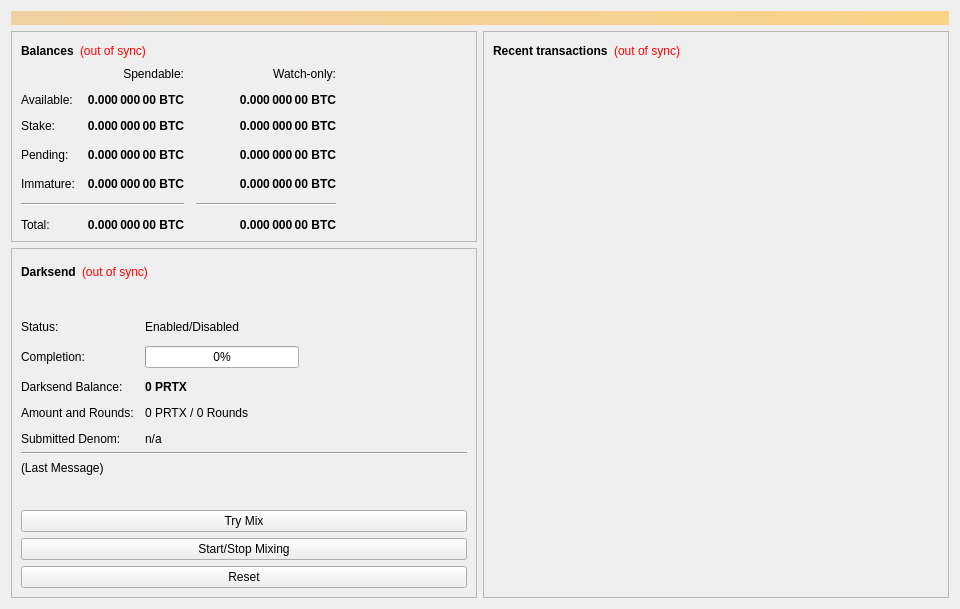
<?xml version="1.0" encoding="UTF-8"?>
<ui version="4.0">
 <class>OverviewPage</class>
 <widget class="QWidget" name="OverviewPage">
  <property name="geometry">
   <rect>
    <x>0</x>
    <y>0</y>
    <width>960</width>
    <height>594</height>
   </rect>
  </property>
  <property name="minimumSize">
   <size>
    <width>960</width>
    <height>0</height>
   </size>
  </property>
  <property name="windowTitle">
   <string>Form</string>
  </property>
  <layout class="QVBoxLayout" name="topLayout">
   <item>
    <widget class="QLabel" name="labelAlerts">
     <property name="visible">
      <bool>false</bool>
     </property>
     <property name="styleSheet">
      <string notr="true">background-color: qlineargradient(x1: 0, y1: 0, x2: 1, y2: 0, stop:0 #F0D0A0, stop:1 #F8D488); color:#000000;</string>
     </property>
     <property name="wordWrap">
      <bool>true</bool>
     </property>
     <property name="margin">
      <number>3</number>
     </property>
    </widget>
   </item>
   <item>
    <layout class="QHBoxLayout" name="horizontalLayout" stretch="1,1">
     <item>
      <layout class="QVBoxLayout" name="verticalLayout_2">
       <item>
        <widget class="QFrame" name="frame">
         <property name="frameShape">
          <enum>QFrame::StyledPanel</enum>
         </property>
         <property name="frameShadow">
          <enum>QFrame::Raised</enum>
         </property>
         <layout class="QVBoxLayout" name="verticalLayout_4">
          <item>
           <layout class="QHBoxLayout" name="horizontalLayout_4">
            <item>
             <widget class="QLabel" name="label_5">
              <property name="font">
               <font>
                <weight>75</weight>
                <bold>true</bold>
               </font>
              </property>
              <property name="text">
               <string>Balances</string>
              </property>
             </widget>
            </item>
            <item>
             <widget class="QLabel" name="labelWalletStatus">
              <property name="cursor">
               <cursorShape>WhatsThisCursor</cursorShape>
              </property>
              <property name="toolTip">
               <string>The displayed information may be out of date. Your wallet automatically synchronizes with the Printex network after a connection is established, but this process has not completed yet.</string>
              </property>
              <property name="styleSheet">
               <string notr="true">QLabel { color: red; }</string>
              </property>
              <property name="text">
               <string notr="true">(out of sync)</string>
              </property>
              <property name="alignment">
               <set>Qt::AlignLeading|Qt::AlignLeft|Qt::AlignVCenter</set>
              </property>
             </widget>
            </item>
            <item>
             <spacer name="horizontalSpacer_3">
              <property name="orientation">
               <enum>Qt::Horizontal</enum>
              </property>
              <property name="sizeHint" stdset="0">
               <size>
                <width>40</width>
                <height>20</height>
               </size>
              </property>
             </spacer>
            </item>
           </layout>
          </item>
          <item>
           <layout class="QGridLayout" name="gridLayout">
            <property name="spacing">
             <number>12</number>
            </property>
            <item row="3" column="2">
             <widget class="QLabel" name="labelWatchPending">
              <property name="font">
               <font>
                <weight>75</weight>
                <bold>true</bold>
               </font>
              </property>
              <property name="cursor">
               <cursorShape>IBeamCursor</cursorShape>
              </property>
              <property name="toolTip">
               <string>Unconfirmed transactions to watch-only addresses</string>
              </property>
              <property name="text">
               <string notr="true">0.000 000 00 BTC</string>
              </property>
              <property name="alignment">
               <set>Qt::AlignRight|Qt::AlignTrailing|Qt::AlignVCenter</set>
              </property>
              <property name="textInteractionFlags">
               <set>Qt::LinksAccessibleByMouse|Qt::TextSelectableByKeyboard|Qt::TextSelectableByMouse</set>
              </property>
             </widget>
            </item>
            <item row="3" column="1">
             <widget class="QLabel" name="labelUnconfirmed">
              <property name="font">
               <font>
                <weight>75</weight>
                <bold>true</bold>
               </font>
              </property>
              <property name="cursor">
               <cursorShape>IBeamCursor</cursorShape>
              </property>
              <property name="toolTip">
               <string>Total of transactions that have yet to be confirmed, and do not yet count toward the spendable balance</string>
              </property>
              <property name="text">
               <string notr="true">0.000 000 00 BTC</string>
              </property>
              <property name="alignment">
               <set>Qt::AlignRight|Qt::AlignTrailing|Qt::AlignVCenter</set>
              </property>
              <property name="textInteractionFlags">
               <set>Qt::LinksAccessibleByMouse|Qt::TextSelectableByKeyboard|Qt::TextSelectableByMouse</set>
              </property>
             </widget>
            </item>
            <item row="4" column="2">
             <widget class="QLabel" name="labelWatchImmature">
              <property name="font">
               <font>
                <weight>75</weight>
                <bold>true</bold>
               </font>
              </property>
              <property name="cursor">
               <cursorShape>IBeamCursor</cursorShape>
              </property>
              <property name="toolTip">
               <string>Mined balance in watch-only addresses that has not yet matured</string>
              </property>
              <property name="text">
               <string notr="true">0.000 000 00 BTC</string>
              </property>
              <property name="alignment">
               <set>Qt::AlignRight|Qt::AlignTrailing|Qt::AlignVCenter</set>
              </property>
              <property name="textInteractionFlags">
               <set>Qt::LinksAccessibleByMouse|Qt::TextSelectableByKeyboard|Qt::TextSelectableByMouse</set>
              </property>
             </widget>
            </item>
            <item row="5" column="0" colspan="2">
             <widget class="Line" name="lineSpendableBalance">
              <property name="orientation">
               <enum>Qt::Horizontal</enum>
              </property>
             </widget>
            </item>
            <item row="5" column="2">
             <widget class="Line" name="lineWatchBalance">
              <property name="sizePolicy">
               <sizepolicy hsizetype="Preferred" vsizetype="Fixed">
                <horstretch>0</horstretch>
                <verstretch>0</verstretch>
               </sizepolicy>
              </property>
              <property name="minimumSize">
               <size>
                <width>140</width>
                <height>0</height>
               </size>
              </property>
              <property name="orientation">
               <enum>Qt::Horizontal</enum>
              </property>
             </widget>
            </item>
            <item row="6" column="0">
             <widget class="QLabel" name="labelTotalText">
              <property name="text">
               <string>Total:</string>
              </property>
             </widget>
            </item>
            <item row="4" column="1">
             <widget class="QLabel" name="labelImmature">
              <property name="font">
               <font>
                <weight>75</weight>
                <bold>true</bold>
               </font>
              </property>
              <property name="cursor">
               <cursorShape>IBeamCursor</cursorShape>
              </property>
              <property name="toolTip">
               <string>Mined balance that has not yet matured</string>
              </property>
              <property name="text">
               <string notr="true">0.000 000 00 BTC</string>
              </property>
              <property name="alignment">
               <set>Qt::AlignRight|Qt::AlignTrailing|Qt::AlignVCenter</set>
              </property>
              <property name="textInteractionFlags">
               <set>Qt::LinksAccessibleByMouse|Qt::TextSelectableByKeyboard|Qt::TextSelectableByMouse</set>
              </property>
             </widget>
            </item>
            <item row="3" column="3">
             <spacer name="horizontalSpacer_2">
              <property name="orientation">
               <enum>Qt::Horizontal</enum>
              </property>
              <property name="sizeHint" stdset="0">
               <size>
                <width>40</width>
                <height>20</height>
               </size>
              </property>
             </spacer>
            </item>
            <item row="4" column="0">
             <widget class="QLabel" name="labelImmatureText">
              <property name="text">
               <string>Immature:</string>
              </property>
             </widget>
            </item>
            <item row="6" column="1">
             <widget class="QLabel" name="labelTotal">
              <property name="font">
               <font>
                <weight>75</weight>
                <bold>true</bold>
               </font>
              </property>
              <property name="cursor">
               <cursorShape>IBeamCursor</cursorShape>
              </property>
              <property name="toolTip">
               <string>Your current total balance</string>
              </property>
              <property name="text">
               <string notr="true">0.000 000 00 BTC</string>
              </property>
              <property name="alignment">
               <set>Qt::AlignRight|Qt::AlignTrailing|Qt::AlignVCenter</set>
              </property>
              <property name="textInteractionFlags">
               <set>Qt::LinksAccessibleByMouse|Qt::TextSelectableByKeyboard|Qt::TextSelectableByMouse</set>
              </property>
             </widget>
            </item>
            <item row="6" column="2">
             <widget class="QLabel" name="labelWatchTotal">
              <property name="font">
               <font>
                <weight>75</weight>
                <bold>true</bold>
               </font>
              </property>
              <property name="cursor">
               <cursorShape>IBeamCursor</cursorShape>
              </property>
              <property name="toolTip">
               <string>Current total balance in watch-only addresses</string>
              </property>
              <property name="text">
               <string notr="true">0.000 000 00 BTC</string>
              </property>
              <property name="alignment">
               <set>Qt::AlignRight|Qt::AlignTrailing|Qt::AlignVCenter</set>
              </property>
              <property name="textInteractionFlags">
               <set>Qt::LinksAccessibleByMouse|Qt::TextSelectableByKeyboard|Qt::TextSelectableByMouse</set>
              </property>
             </widget>
            </item>
            <item row="0" column="2">
             <widget class="QLabel" name="labelWatchonly">
              <property name="text">
               <string>Watch-only:</string>
              </property>
              <property name="alignment">
               <set>Qt::AlignRight|Qt::AlignTrailing|Qt::AlignVCenter</set>
              </property>
             </widget>
            </item>
            <item row="1" column="0">
             <widget class="QLabel" name="labelBalanceText">
              <property name="text">
               <string>Available:</string>
              </property>
             </widget>
            </item>
            <item row="1" column="1">
             <widget class="QLabel" name="labelBalance">
              <property name="font">
               <font>
                <weight>75</weight>
                <bold>true</bold>
               </font>
              </property>
              <property name="cursor">
               <cursorShape>IBeamCursor</cursorShape>
              </property>
              <property name="toolTip">
               <string>Your current spendable balance</string>
              </property>
              <property name="text">
               <string notr="true">0.000 000 00 BTC</string>
              </property>
              <property name="alignment">
               <set>Qt::AlignRight|Qt::AlignTrailing|Qt::AlignVCenter</set>
              </property>
              <property name="textInteractionFlags">
               <set>Qt::LinksAccessibleByMouse|Qt::TextSelectableByKeyboard|Qt::TextSelectableByMouse</set>
              </property>
             </widget>
            </item>
            <item row="2" column="0">
             <widget class="QLabel" name="label_10">
              <property name="text">
               <string>Stake:</string>
              </property>
             </widget>
            </item>
            <item row="2" column="1">
             <widget class="QLabel" name="labelStake">
              <property name="font">
               <font>
                <weight>75</weight>
                <bold>true</bold>
               </font>
              </property>
              <property name="cursor">
               <cursorShape>IBeamCursor</cursorShape>
              </property>
              <property name="toolTip">
               <string>Total of coins that was staked, and do not yet count toward the current balance</string>
              </property>
              <property name="text">
               <string notr="true">0.000 000 00 BTC</string>
              </property>
              <property name="alignment">
               <set>Qt::AlignRight|Qt::AlignTrailing|Qt::AlignVCenter</set>
              </property>
              <property name="textInteractionFlags">
               <set>Qt::LinksAccessibleByMouse|Qt::TextSelectableByKeyboard|Qt::TextSelectableByMouse</set>
              </property>
             </widget>
            </item>
            <item row="2" column="2">
             <widget class="QLabel" name="labelWatchStake">
              <property name="font">
               <font>
                <weight>75</weight>
                <bold>true</bold>
               </font>
              </property>
              <property name="cursor">
               <cursorShape>IBeamCursor</cursorShape>
              </property>
              <property name="toolTip">
               <string>Total of coins that was staked in watch-only addresses, and do not yet count toward the current watch-only balance</string>
              </property>
              <property name="text">
               <string notr="true">0.000 000 00 BTC</string>
              </property>
              <property name="alignment">
               <set>Qt::AlignRight|Qt::AlignTrailing|Qt::AlignVCenter</set>
              </property>
              <property name="textInteractionFlags">
               <set>Qt::LinksAccessibleByMouse|Qt::TextSelectableByKeyboard|Qt::TextSelectableByMouse</set>
              </property>
             </widget>
            </item>
            <item row="1" column="2">
             <widget class="QLabel" name="labelWatchAvailable">
              <property name="font">
               <font>
                <weight>75</weight>
                <bold>true</bold>
               </font>
              </property>
              <property name="cursor">
               <cursorShape>IBeamCursor</cursorShape>
              </property>
              <property name="toolTip">
               <string>Your current balance in watch-only addresses</string>
              </property>
              <property name="text">
               <string notr="true">0.000 000 00 BTC</string>
              </property>
              <property name="alignment">
               <set>Qt::AlignRight|Qt::AlignTrailing|Qt::AlignVCenter</set>
              </property>
              <property name="textInteractionFlags">
               <set>Qt::LinksAccessibleByMouse|Qt::TextSelectableByKeyboard|Qt::TextSelectableByMouse</set>
              </property>
             </widget>
            </item>
            <item row="3" column="0">
             <widget class="QLabel" name="labelPendingText">
              <property name="text">
               <string>Pending:</string>
              </property>
             </widget>
            </item>
            <item row="0" column="1">
             <widget class="QLabel" name="labelSpendable">
              <property name="text">
               <string>Spendable:</string>
              </property>
              <property name="alignment">
               <set>Qt::AlignRight|Qt::AlignTrailing|Qt::AlignVCenter</set>
              </property>
             </widget>
            </item>
           </layout>
          </item>
         </layout>
        </widget>
       </item>
       <item>
        <widget class="QFrame" name="frameDarksend">
         <property name="sizePolicy">
          <sizepolicy hsizetype="Expanding" vsizetype="Expanding">
           <horstretch>0</horstretch>
           <verstretch>0</verstretch>
          </sizepolicy>
         </property>
         <property name="minimumSize">
          <size>
           <width>0</width>
           <height>350</height>
          </size>
         </property>
         <property name="layoutDirection">
          <enum>Qt::LeftToRight</enum>
         </property>
         <property name="frameShape">
          <enum>QFrame::StyledPanel</enum>
         </property>
         <property name="frameShadow">
          <enum>QFrame::Raised</enum>
         </property>
         <layout class="QVBoxLayout" name="verticalLayout_5">
          <item>
           <layout class="QHBoxLayout" name="horizontalLayout_5">
            <item>
             <widget class="QLabel" name="label_2">
              <property name="font">
               <font>
                <weight>75</weight>
                <bold>true</bold>
               </font>
              </property>
              <property name="text">
               <string>Darksend</string>
              </property>
             </widget>
            </item>
            <item>
             <widget class="QLabel" name="labelDarksendSyncStatus">
              <property name="toolTip">
               <string>The displayed information may be out of date. Your wallet automatically synchronizes with the Printex network after a connection is established, but this process has not completed yet.</string>
              </property>
              <property name="styleSheet">
               <string notr="true">QLabel { color: red; }</string>
              </property>
              <property name="text">
               <string notr="true">(out of sync)</string>
              </property>
              <property name="alignment">
               <set>Qt::AlignLeading|Qt::AlignLeft|Qt::AlignVCenter</set>
              </property>
             </widget>
            </item>
            <item>
             <spacer name="horizontalSpacer_4">
              <property name="orientation">
               <enum>Qt::Horizontal</enum>
              </property>
              <property name="sizeHint" stdset="0">
               <size>
                <width>40</width>
                <height>20</height>
               </size>
              </property>
             </spacer>
            </item>
           </layout>
          </item>
          <item>
           <widget class="QPushButton" name="runAutoDenom">
            <property name="palette">
             <palette>
              <active>
               <colorrole role="WindowText">
                <brush brushstyle="SolidPattern">
                 <color alpha="255">
                  <red>0</red>
                  <green>0</green>
                  <blue>0</blue>
                 </color>
                </brush>
               </colorrole>
               <colorrole role="Button">
                <brush brushstyle="SolidPattern">
                 <color alpha="255">
                  <red>239</red>
                  <green>238</green>
                  <blue>238</blue>
                 </color>
                </brush>
               </colorrole>
               <colorrole role="Light">
                <brush brushstyle="SolidPattern">
                 <color alpha="255">
                  <red>255</red>
                  <green>255</green>
                  <blue>255</blue>
                 </color>
                </brush>
               </colorrole>
               <colorrole role="Midlight">
                <brush brushstyle="SolidPattern">
                 <color alpha="255">
                  <red>247</red>
                  <green>246</green>
                  <blue>246</blue>
                 </color>
                </brush>
               </colorrole>
               <colorrole role="Dark">
                <brush brushstyle="SolidPattern">
                 <color alpha="255">
                  <red>119</red>
                  <green>119</green>
                  <blue>119</blue>
                 </color>
                </brush>
               </colorrole>
               <colorrole role="Mid">
                <brush brushstyle="SolidPattern">
                 <color alpha="255">
                  <red>159</red>
                  <green>159</green>
                  <blue>159</blue>
                 </color>
                </brush>
               </colorrole>
               <colorrole role="Text">
                <brush brushstyle="SolidPattern">
                 <color alpha="255">
                  <red>0</red>
                  <green>0</green>
                  <blue>0</blue>
                 </color>
                </brush>
               </colorrole>
               <colorrole role="BrightText">
                <brush brushstyle="SolidPattern">
                 <color alpha="255">
                  <red>255</red>
                  <green>255</green>
                  <blue>255</blue>
                 </color>
                </brush>
               </colorrole>
               <colorrole role="ButtonText">
                <brush brushstyle="SolidPattern">
                 <color alpha="255">
                  <red>0</red>
                  <green>0</green>
                  <blue>0</blue>
                 </color>
                </brush>
               </colorrole>
               <colorrole role="Base">
                <brush brushstyle="SolidPattern">
                 <color alpha="255">
                  <red>255</red>
                  <green>255</green>
                  <blue>255</blue>
                 </color>
                </brush>
               </colorrole>
               <colorrole role="Window">
                <brush brushstyle="SolidPattern">
                 <color alpha="255">
                  <red>239</red>
                  <green>238</green>
                  <blue>238</blue>
                 </color>
                </brush>
               </colorrole>
               <colorrole role="Shadow">
                <brush brushstyle="SolidPattern">
                 <color alpha="255">
                  <red>0</red>
                  <green>0</green>
                  <blue>0</blue>
                 </color>
                </brush>
               </colorrole>
               <colorrole role="AlternateBase">
                <brush brushstyle="SolidPattern">
                 <color alpha="255">
                  <red>247</red>
                  <green>246</green>
                  <blue>246</blue>
                 </color>
                </brush>
               </colorrole>
               <colorrole role="ToolTipBase">
                <brush brushstyle="SolidPattern">
                 <color alpha="255">
                  <red>255</red>
                  <green>255</green>
                  <blue>220</blue>
                 </color>
                </brush>
               </colorrole>
               <colorrole role="ToolTipText">
                <brush brushstyle="SolidPattern">
                 <color alpha="255">
                  <red>0</red>
                  <green>0</green>
                  <blue>0</blue>
                 </color>
                </brush>
               </colorrole>
              </active>
              <inactive>
               <colorrole role="WindowText">
                <brush brushstyle="SolidPattern">
                 <color alpha="255">
                  <red>0</red>
                  <green>0</green>
                  <blue>0</blue>
                 </color>
                </brush>
               </colorrole>
               <colorrole role="Button">
                <brush brushstyle="SolidPattern">
                 <color alpha="255">
                  <red>239</red>
                  <green>238</green>
                  <blue>238</blue>
                 </color>
                </brush>
               </colorrole>
               <colorrole role="Light">
                <brush brushstyle="SolidPattern">
                 <color alpha="255">
                  <red>255</red>
                  <green>255</green>
                  <blue>255</blue>
                 </color>
                </brush>
               </colorrole>
               <colorrole role="Midlight">
                <brush brushstyle="SolidPattern">
                 <color alpha="255">
                  <red>247</red>
                  <green>246</green>
                  <blue>246</blue>
                 </color>
                </brush>
               </colorrole>
               <colorrole role="Dark">
                <brush brushstyle="SolidPattern">
                 <color alpha="255">
                  <red>119</red>
                  <green>119</green>
                  <blue>119</blue>
                 </color>
                </brush>
               </colorrole>
               <colorrole role="Mid">
                <brush brushstyle="SolidPattern">
                 <color alpha="255">
                  <red>159</red>
                  <green>159</green>
                  <blue>159</blue>
                 </color>
                </brush>
               </colorrole>
               <colorrole role="Text">
                <brush brushstyle="SolidPattern">
                 <color alpha="255">
                  <red>0</red>
                  <green>0</green>
                  <blue>0</blue>
                 </color>
                </brush>
               </colorrole>
               <colorrole role="BrightText">
                <brush brushstyle="SolidPattern">
                 <color alpha="255">
                  <red>255</red>
                  <green>255</green>
                  <blue>255</blue>
                 </color>
                </brush>
               </colorrole>
               <colorrole role="ButtonText">
                <brush brushstyle="SolidPattern">
                 <color alpha="255">
                  <red>0</red>
                  <green>0</green>
                  <blue>0</blue>
                 </color>
                </brush>
               </colorrole>
               <colorrole role="Base">
                <brush brushstyle="SolidPattern">
                 <color alpha="255">
                  <red>255</red>
                  <green>255</green>
                  <blue>255</blue>
                 </color>
                </brush>
               </colorrole>
               <colorrole role="Window">
                <brush brushstyle="SolidPattern">
                 <color alpha="255">
                  <red>239</red>
                  <green>238</green>
                  <blue>238</blue>
                 </color>
                </brush>
               </colorrole>
               <colorrole role="Shadow">
                <brush brushstyle="SolidPattern">
                 <color alpha="255">
                  <red>0</red>
                  <green>0</green>
                  <blue>0</blue>
                 </color>
                </brush>
               </colorrole>
               <colorrole role="AlternateBase">
                <brush brushstyle="SolidPattern">
                 <color alpha="255">
                  <red>247</red>
                  <green>246</green>
                  <blue>246</blue>
                 </color>
                </brush>
               </colorrole>
               <colorrole role="ToolTipBase">
                <brush brushstyle="SolidPattern">
                 <color alpha="255">
                  <red>255</red>
                  <green>255</green>
                  <blue>220</blue>
                 </color>
                </brush>
               </colorrole>
               <colorrole role="ToolTipText">
                <brush brushstyle="SolidPattern">
                 <color alpha="255">
                  <red>0</red>
                  <green>0</green>
                  <blue>0</blue>
                 </color>
                </brush>
               </colorrole>
              </inactive>
              <disabled>
               <colorrole role="WindowText">
                <brush brushstyle="SolidPattern">
                 <color alpha="255">
                  <red>119</red>
                  <green>119</green>
                  <blue>119</blue>
                 </color>
                </brush>
               </colorrole>
               <colorrole role="Button">
                <brush brushstyle="SolidPattern">
                 <color alpha="255">
                  <red>239</red>
                  <green>238</green>
                  <blue>238</blue>
                 </color>
                </brush>
               </colorrole>
               <colorrole role="Light">
                <brush brushstyle="SolidPattern">
                 <color alpha="255">
                  <red>255</red>
                  <green>255</green>
                  <blue>255</blue>
                 </color>
                </brush>
               </colorrole>
               <colorrole role="Midlight">
                <brush brushstyle="SolidPattern">
                 <color alpha="255">
                  <red>247</red>
                  <green>246</green>
                  <blue>246</blue>
                 </color>
                </brush>
               </colorrole>
               <colorrole role="Dark">
                <brush brushstyle="SolidPattern">
                 <color alpha="255">
                  <red>119</red>
                  <green>119</green>
                  <blue>119</blue>
                 </color>
                </brush>
               </colorrole>
               <colorrole role="Mid">
                <brush brushstyle="SolidPattern">
                 <color alpha="255">
                  <red>159</red>
                  <green>159</green>
                  <blue>159</blue>
                 </color>
                </brush>
               </colorrole>
               <colorrole role="Text">
                <brush brushstyle="SolidPattern">
                 <color alpha="255">
                  <red>119</red>
                  <green>119</green>
                  <blue>119</blue>
                 </color>
                </brush>
               </colorrole>
               <colorrole role="BrightText">
                <brush brushstyle="SolidPattern">
                 <color alpha="255">
                  <red>255</red>
                  <green>255</green>
                  <blue>255</blue>
                 </color>
                </brush>
               </colorrole>
               <colorrole role="ButtonText">
                <brush brushstyle="SolidPattern">
                 <color alpha="255">
                  <red>119</red>
                  <green>119</green>
                  <blue>119</blue>
                 </color>
                </brush>
               </colorrole>
               <colorrole role="Base">
                <brush brushstyle="SolidPattern">
                 <color alpha="255">
                  <red>239</red>
                  <green>238</green>
                  <blue>238</blue>
                 </color>
                </brush>
               </colorrole>
               <colorrole role="Window">
                <brush brushstyle="SolidPattern">
                 <color alpha="255">
                  <red>239</red>
                  <green>238</green>
                  <blue>238</blue>
                 </color>
                </brush>
               </colorrole>
               <colorrole role="Shadow">
                <brush brushstyle="SolidPattern">
                 <color alpha="255">
                  <red>0</red>
                  <green>0</green>
                  <blue>0</blue>
                 </color>
                </brush>
               </colorrole>
               <colorrole role="AlternateBase">
                <brush brushstyle="SolidPattern">
                 <color alpha="255">
                  <red>239</red>
                  <green>238</green>
                  <blue>238</blue>
                 </color>
                </brush>
               </colorrole>
               <colorrole role="ToolTipBase">
                <brush brushstyle="SolidPattern">
                 <color alpha="255">
                  <red>255</red>
                  <green>255</green>
                  <blue>220</blue>
                 </color>
                </brush>
               </colorrole>
               <colorrole role="ToolTipText">
                <brush brushstyle="SolidPattern">
                 <color alpha="255">
                  <red>0</red>
                  <green>0</green>
                  <blue>0</blue>
                 </color>
                </brush>
               </colorrole>
              </disabled>
             </palette>
            </property>
            <property name="focusPolicy">
             <enum>Qt::NoFocus</enum>
            </property>
            <property name="autoFillBackground">
             <bool>true</bool>
            </property>
            <property name="text">
             <string/>
            </property>
            <property name="flat">
             <bool>true</bool>
            </property>
           </widget>
          </item>
          <item>
           <layout class="QFormLayout" name="formLayout">
            <property name="fieldGrowthPolicy">
             <enum>QFormLayout::AllNonFixedFieldsGrow</enum>
            </property>
            <property name="horizontalSpacing">
             <number>11</number>
            </property>
            <property name="verticalSpacing">
             <number>12</number>
            </property>
            <item row="0" column="0">
             <widget class="QLabel" name="label_6">
              <property name="text">
               <string>Status:</string>
              </property>
             </widget>
            </item>
            <item row="1" column="0">
             <widget class="QLabel" name="label_7">
              <property name="text">
               <string>Completion:</string>
              </property>
             </widget>
            </item>
            <item row="1" column="1">
             <widget class="QProgressBar" name="darksendProgress">
              <property name="maximumSize">
               <size>
                <width>154</width>
                <height>16777215</height>
               </size>
              </property>
              <property name="value">
               <number>0</number>
              </property>
             </widget>
            </item>
            <item row="3" column="0">
             <widget class="QLabel" name="labelAnonymizedText">
              <property name="text">
               <string>Darksend Balance:</string>
              </property>
             </widget>
            </item>
            <item row="3" column="1">
             <widget class="QLabel" name="labelAnonymized">
              <property name="font">
               <font>
                <weight>75</weight>
                <bold>true</bold>
               </font>
              </property>
              <property name="text">
               <string notr="true">0 PRTX</string>
              </property>
             </widget>
            </item>
            <item row="4" column="0">
             <widget class="QLabel" name="label_8">
              <property name="text">
               <string>Amount and Rounds:</string>
              </property>
             </widget>
            </item>
            <item row="4" column="1">
             <widget class="QLabel" name="labelAmountRounds">
              <property name="text">
               <string>0 PRTX / 0 Rounds</string>
              </property>
             </widget>
            </item>
            <item row="5" column="0">
             <widget class="QLabel" name="label_9">
              <property name="text">
               <string>Submitted Denom:</string>
              </property>
             </widget>
            </item>
            <item row="5" column="1">
             <widget class="QLabel" name="labelSubmittedDenom">
              <property name="toolTip">
               <string>The denominations you submitted to the Masternode.&lt;br&gt;To mix, other users must submit the exact same denominations.</string>
              </property>
              <property name="text">
               <string>n/a</string>
              </property>
             </widget>
            </item>
            <item row="0" column="1">
             <widget class="QLabel" name="darksendEnabled">
              <property name="text">
               <string>Enabled/Disabled</string>
              </property>
             </widget>
            </item>
           </layout>
          </item>
          <item>
           <widget class="Line" name="lineLastMessage">
            <property name="orientation">
             <enum>Qt::Horizontal</enum>
            </property>
           </widget>
          </item>
          <item>
           <widget class="QLabel" name="darksendStatus">
            <property name="minimumSize">
             <size>
              <width>288</width>
              <height>43</height>
             </size>
            </property>
            <property name="text">
             <string>(Last Message)</string>
            </property>
            <property name="alignment">
             <set>Qt::AlignLeading|Qt::AlignLeft|Qt::AlignTop</set>
            </property>
            <property name="wordWrap">
             <bool>true</bool>
            </property>
           </widget>
          </item>
          <item>
           <widget class="QPushButton" name="darksendAuto">
            <property name="sizePolicy">
             <sizepolicy hsizetype="MinimumExpanding" vsizetype="Fixed">
              <horstretch>0</horstretch>
              <verstretch>0</verstretch>
             </sizepolicy>
            </property>
            <property name="toolTip">
             <string>Try to manually submit a Darksend request.</string>
            </property>
            <property name="text">
             <string>Try Mix</string>
            </property>
           </widget>
          </item>
          <item>
           <widget class="QPushButton" name="toggleDarksend">
            <property name="sizePolicy">
             <sizepolicy hsizetype="MinimumExpanding" vsizetype="Fixed">
              <horstretch>0</horstretch>
              <verstretch>0</verstretch>
             </sizepolicy>
            </property>
            <property name="text">
             <string>Start/Stop Mixing</string>
            </property>
           </widget>
          </item>
          <item>
           <widget class="QPushButton" name="darksendReset">
            <property name="sizePolicy">
             <sizepolicy hsizetype="MinimumExpanding" vsizetype="Fixed">
              <horstretch>0</horstretch>
              <verstretch>0</verstretch>
             </sizepolicy>
            </property>
            <property name="toolTip">
             <string>Reset the current status of Darksend (can interrupt Darksend if it's in the process of Mixing, which can cost you money!)</string>
            </property>
            <property name="autoFillBackground">
             <bool>false</bool>
            </property>
            <property name="text">
             <string>Reset</string>
            </property>
           </widget>
          </item>
         </layout>
        </widget>
       </item>
       <item>
        <spacer name="verticalSpacer">
         <property name="orientation">
          <enum>Qt::Vertical</enum>
         </property>
         <property name="sizeHint" stdset="0">
          <size>
           <width>20</width>
           <height>40</height>
          </size>
         </property>
        </spacer>
       </item>
      </layout>
     </item>
     <item>
      <layout class="QVBoxLayout" name="verticalLayout_3">
       <item>
        <widget class="QFrame" name="frame_2">
         <property name="frameShape">
          <enum>QFrame::StyledPanel</enum>
         </property>
         <property name="frameShadow">
          <enum>QFrame::Raised</enum>
         </property>
         <layout class="QVBoxLayout" name="verticalLayout">
          <item>
           <layout class="QHBoxLayout" name="horizontalLayout_2">
            <item>
             <widget class="QLabel" name="label_4">
              <property name="font">
               <font>
                <weight>75</weight>
                <bold>true</bold>
               </font>
              </property>
              <property name="text">
               <string>Recent transactions</string>
              </property>
             </widget>
            </item>
            <item>
             <widget class="QLabel" name="labelTransactionsStatus">
              <property name="cursor">
               <cursorShape>WhatsThisCursor</cursorShape>
              </property>
              <property name="toolTip">
               <string>The displayed information may be out of date. Your wallet automatically synchronizes with the Printex network after a connection is established, but this process has not completed yet.</string>
              </property>
              <property name="styleSheet">
               <string notr="true">QLabel { color: red; }</string>
              </property>
              <property name="text">
               <string notr="true">(out of sync)</string>
              </property>
              <property name="alignment">
               <set>Qt::AlignRight|Qt::AlignTrailing|Qt::AlignVCenter</set>
              </property>
             </widget>
            </item>
            <item>
             <spacer name="horizontalSpacer">
              <property name="orientation">
               <enum>Qt::Horizontal</enum>
              </property>
              <property name="sizeHint" stdset="0">
               <size>
                <width>40</width>
                <height>20</height>
               </size>
              </property>
             </spacer>
            </item>
           </layout>
          </item>
          <item>
           <widget class="QListView" name="listTransactions">
            <property name="styleSheet">
             <string notr="true">QListView { background: transparent; }</string>
            </property>
            <property name="frameShape">
             <enum>QFrame::NoFrame</enum>
            </property>
            <property name="verticalScrollBarPolicy">
             <enum>Qt::ScrollBarAlwaysOff</enum>
            </property>
            <property name="horizontalScrollBarPolicy">
             <enum>Qt::ScrollBarAlwaysOff</enum>
            </property>
            <property name="selectionMode">
             <enum>QAbstractItemView::NoSelection</enum>
            </property>
           </widget>
          </item>
         </layout>
        </widget>
       </item>
      </layout>
     </item>
    </layout>
   </item>
  </layout>
 </widget>
 <resources/>
 <connections/>
</ui>
